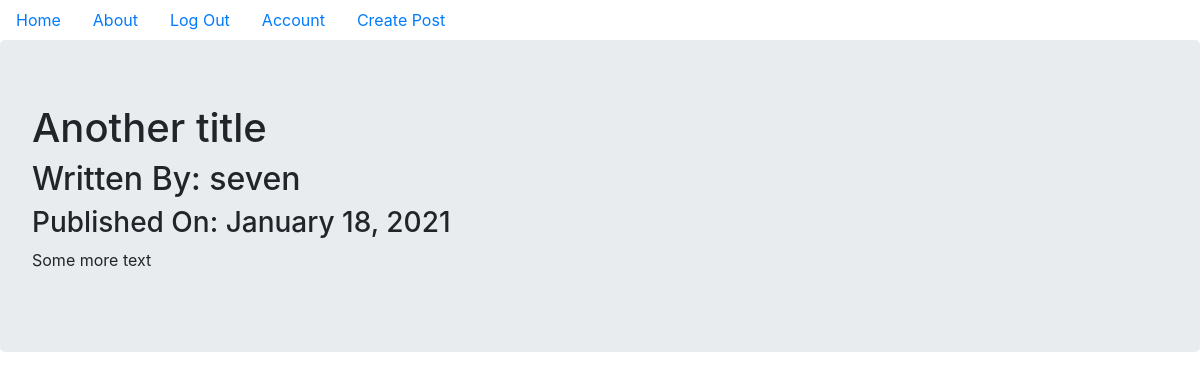
Page /2 (signed in) on the committed database.
### puppycompanyblog/models.py (models this page shows, shortened)
class BlogPost(db.Model, UserMixin):
    users = db.relationship(User)
    id = db.Column(db.Integer, primary_key=True)
    user_id = db.Column(db.Integer, db.ForeignKey('users.id'), nullable=False)
    date = db.Column(db.DateTime, nullable=False, default=datetime.utcnow)
    title = db.Column(db.String(64), nullable=False)
    text = db.Column(db.Text, nullable=False)

class User(db.Model, UserMixin):
    __tablename__ = 'users'
    id = db.Column(db.Integer, primary_key=True)
    profile_image = db.Column(
        db.String(64), nullable=False, default='default_profile.png')
    email = db.Column(db.String(64), unique=True, index=True)
    username = db.Column(db.String(64),  unique=True, index=True)
    password_hash = db.Column(db.String(64))
    posts = db.relationship('BlogPost', backref='author', lazy=True)

### puppycompanyblog/users/views.py (the view)
@users.route('/<username>')
def user_posts(username):
    page = request.args.get('page', 1, type=int)  # Grab current page
    user = User.query.filter_by(username=username).first_or_404()
    blog_posts = BlogPost.query.filter_by(author=user).order_by(
        BlogPost.date.desc()).paginate(page=page, per_page=5)
    return render_template('user_blog_posts.html', blog_posts=blog_posts, user=user)

### puppycompanyblog/blog_posts/views.py (called while the page is built)
@blog_posts.route('/<int:blog_post_id>')
def blog_post(blog_post_id):
    blog_post = BlogPost.query.get_or_404(blog_post_id)
    return render_template('blog_post.html', title=blog_post.title, date=blog_post.date, post=blog_post)

### puppycompanyblog/models.py (called while the page is built)
@login_manager.user_loader
def load_user(user_id):
    return User.query.get(user_id)

### puppycompanyblog/templates/blog_post.html (shortened to what this page needs)
{% extends "base.html" %}
{% block content %}
<div class="jumbotron">
    <h1>{{post.title}} </h1>
    <h2>Written By: {{post.author.username}} </h2>
    <h3>Published On: {{post.date.strftime('%B %d, %Y')}} </h3>
    <p> {{post.text}} </p>
</div>
{% endblock %}

### rows in the picture
BlogPost: title "Another title", date "January 18, 2021", text "Some more text"
User: author.username "seven"
